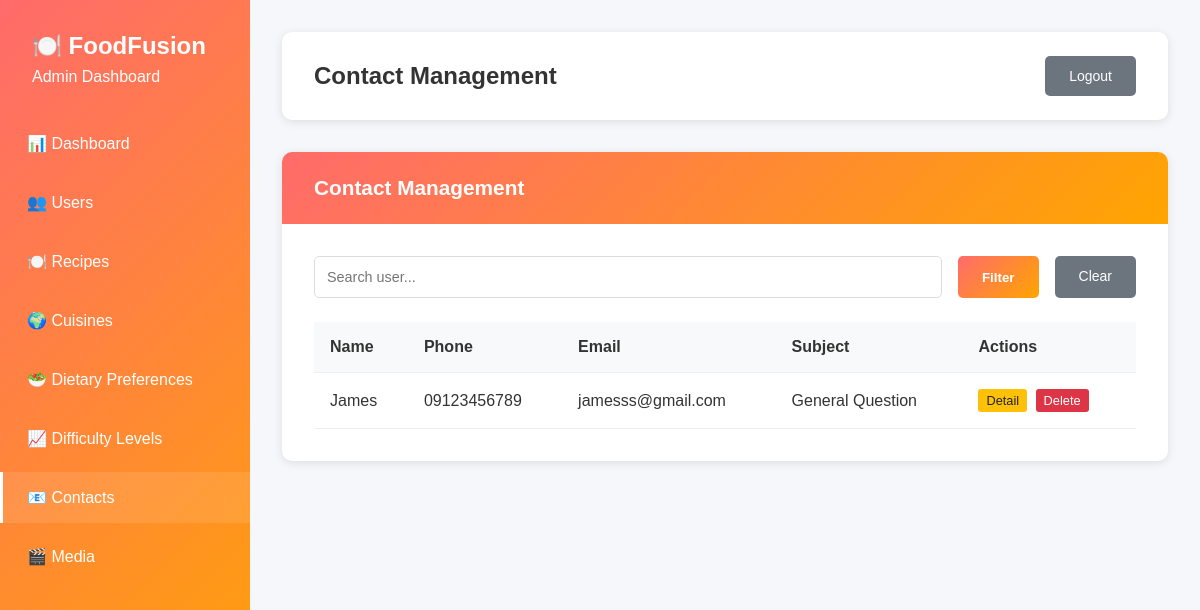
/admin-contact.php (signed in), run on the app's committed database.
### tables this page shows
CREATE TABLE `contact` (
  `id` int(11) NOT NULL,
  `name` varchar(100) NOT NULL,
  `phone` varchar(20) NOT NULL,
  `email` varchar(150) NOT NULL,
  `subject` varchar(255) NOT NULL,
  `message` text NOT NULL,
  `submitted_at` datetime NOT NULL DEFAULT current_timestamp()
);

### admin-contact.php (the view, shortened to what this page needs)
<?php
include "connection.php";
$search = $_GET['search'] ?? '';
$where_sql = '';
$sql = "
  SELECT
    c.id,
    c.name,
    c.phone,
    c.email,
    c.subject,
    c.message
  FROM contact AS c
  $where_sql
  GROUP BY c.id, c.name, c.phone, c.email, c.subject, c.message
";
$stmt = $connection->prepare($sql);
$stmt->execute();
$result = $stmt->get_result();
$contacts = [];
while ($row = $result->fetch_assoc()) {
  $contacts[] = $row;
}
?>
<!DOCTYPE html>
<html lang="en">
<head>
  <link rel="stylesheet" href="css/admin.css">
</head>
<body>
  <?php include "admin-sidebar.php"; ?>
  <section class="main-content">
    <div class="header">
      <h1>Contact Management</h1>
      <div class="user-info">
        <?php if (isset($_SESSION['email'])): ?>
          <form action="admin-logout.php" method="POST">
            <button type="submit" class="btn-secondary">Logout</button>
          </form>
        <?php endif; ?>
      </div>
    </div>
    <div class="section">
      <div class="content-section">
        <div class="section-header">
          <h2 class="section-title">Contact Management</h2>
        </div>
        <div class="section-content">
          <form class="controls">
            <input type="text" name="search" class="search-box" placeholder="Search user..."
              value="<?= htmlspecialchars($search) ?>">
            <button type="submit" class="btn-primary">Filter</button>
            <a href="admin-contact.php" class="btn-secondary">
              Clear
            </a>
          </form>
          <table class="data-table">
            <thead>
              <tr>
                <th>Name</th>
                <th>Phone</th>
                <th>Email</th>
                <th>Subject</th>
                <th>Actions</th>
              </tr>
            </thead>
            <tbody>
              <?php if (empty($contacts)): ?>
                <tr>
                  <td colspan="6">No contacts found.</td>
                </tr>
              <?php else: ?>
                <?php foreach ($contacts as $contact): ?>
                  <tr>
                    <td style="text-transform: capitalize;">
                      <?= htmlspecialchars($contact['name']) ?>
                    </td>
                    <td>
                      <?= htmlspecialchars($contact['phone']) ?>
                    </td>
                    <td>
                      <?= htmlspecialchars($contact['email']) ?>
                    </td>
                    <td>
                      <?= htmlspecialchars($contact['subject']) ?>
                    </td>
                    <td>
                      <button class="action-btn btn-edit"
                        onclick="detailContactModal(<?= $contact['id'] ?>)">Detail</button>
                      <button class="action-btn btn-delete"
                        onclick="deleteDifficulty(<?= $contact['id'] ?>)">Delete</button>
                    </td>
                  </tr>
                <?php endforeach; ?>
              <?php endif; ?>
            </tbody>
          </table>
        </div>
      </div>
    </div>
  </section>
</body>
</html>

### css/admin.css (style rules this page uses)
* { margin: 0; padding: 0; box-sizing: border-box; }
body { font-family: "Arial", sans-serif; background: #f5f7fa; color: #333; }
.main-content { margin-left: 250px; padding: 2rem; }
.header { background: white; padding: 1.5rem 2rem; border-radius: 10px; box-shadow: 0 2px 10px rgba(0, 0, 0, 0.1); margin-bottom: 2rem; display: flex; justify-content: space-between; align-items: center; }
.header h1 { color: #333; font-size: 1.5rem; }
.user-info { display: flex; align-items: center; gap: 1rem; }
.content-section { background: white; border-radius: 10px; box-shadow: 0 2px 10px rgba(0, 0, 0, 0.1); margin-bottom: 2rem; overflow: hidden; }
.section-header { background: linear-gradient(135deg, #ff6b6b, #ffa500); color: white; padding: 1.5rem 2rem; display: flex; justify-content: space-between; align-items: center; }
.section-title { font-size: 1.3rem; margin: 0; }
.section-content { padding: 2rem; }
.controls { display: flex; gap: 1rem; margin-bottom: 1.5rem; flex-wrap: wrap; }
.search-box { flex: 1; min-width: 200px; padding: 0.75rem; border: 1px solid #ddd; border-radius: 5px; font-size: 0.9rem; }
.data-table { width: 100%; border-collapse: collapse; margin-top: 1rem; }
.data-table th, .data-table td { padding: 1rem; text-align: left; border-bottom: 1px solid #eee; }
.data-table th { background: #f8f9fa; font-weight: bold; color: #333; }
.action-btn { padding: 0.25rem 0.5rem; border: none; border-radius: 3px; cursor: pointer; font-size: 0.8rem; margin-right: 0.25rem; transition: all 0.3s ease; }
.btn-edit { background: #ffc107; color: #212529; }
.btn-delete { background: #dc3545; color: white; }
.btn-primary { background: linear-gradient(135deg, #ff6b6b, #ffa500); color: white; padding: 0.75rem 1.5rem; border: none; border-radius: 5px; cursor: pointer; font-weight: bold; }
.btn-secondary { background: #6c757d; color: white; padding: 0.75rem 1.5rem; border: none; border-radius: 5px; color: white; font-size: 14px; text-decoration: none; cursor: pointer; }
@media (min-width: 1200px) { .main-content { padding: 2rem; } }

### data on the page
contact: name "James", phone "09123456789", email "jamesss@gmail.com", subject "General Question"
